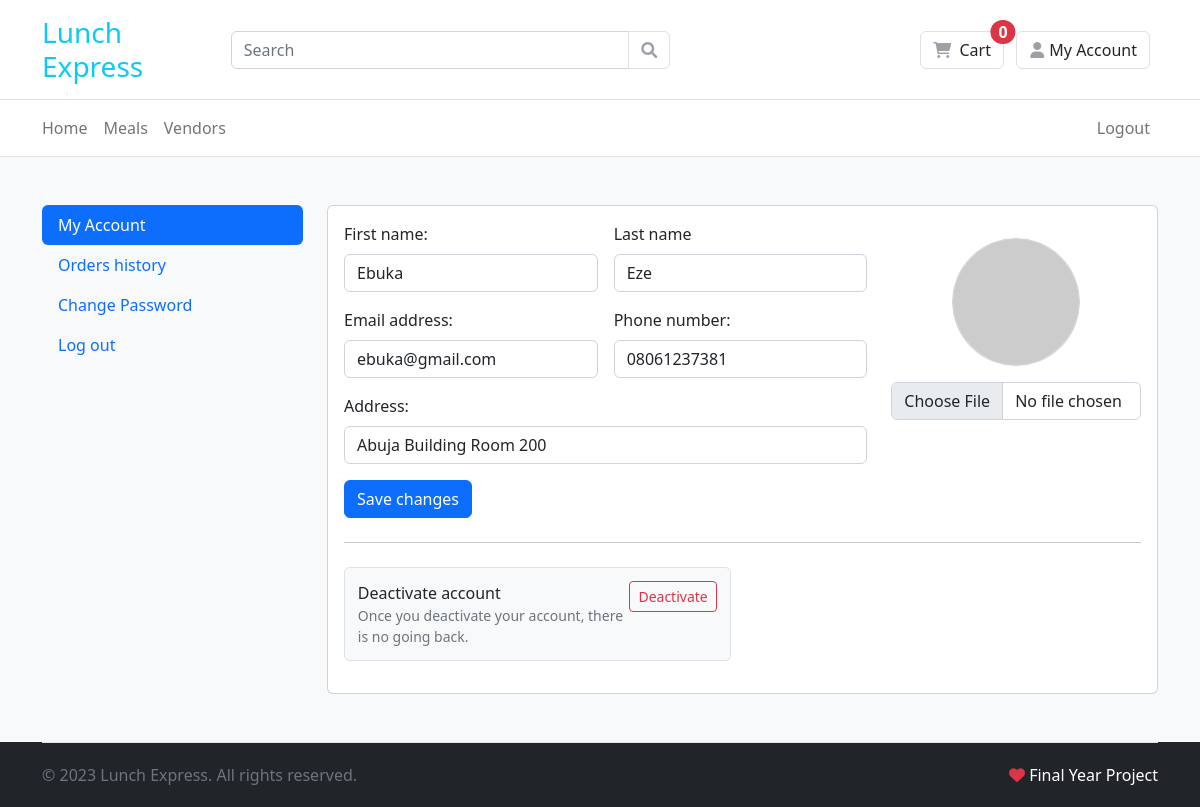
Page /account/customer/ (signed in) on the committed database.
### accounts/models.py (models this page shows, shortened)
class User(AbstractUser):
    is_vendor = models.BooleanField(default=False)
    is_customer = models.BooleanField(default=False)

class Customer(models.Model):
    user = models.OneToOneField(
        User,
        on_delete=models.CASCADE,
        null=True,
        related_name='customer')
    phone_number = models.CharField(
        max_length=20, blank=True, null=True)
    image = models.ImageField(
        upload_to='customer/images', blank=True, null=True)
    address = models.CharField(
        max_length=250, blank=True, null=True)

### accounts/views.py (the view)
# urls.py: path('customer/', views.customer_account, name='customer'),
@login_required
def customer_account(request):
    if request.user.is_vendor:
        return redirect("accounts:customer")
    if request.method == 'POST':
        user_form = UserForm(
            request.POST, instance=request.user)
        customer_form = CustomerForm(
            request.POST, request.FILES, instance=request.user.customer)
        if user_form.is_valid() and customer_form.is_valid():
            user_form.save()
            customer_form.save()
            messages.success(request, 'Your account was successully updated.')
            return redirect('accounts:customer')
        else:
            messages.warning(
                request, 'There was an error while updating your account.')
    else:
        user_form = UserForm(instance=request.user)
        customer_form = CustomerForm(instance=request.user.customer)
    template = 'customer/account.html'
    context = {
        'user_form': user_form,
        'customer_form': customer_form,
    }
    return render(request, template, context)

### accounts/forms.py
class UserForm(forms.ModelForm):
    def __init__(self, *args, **kwargs):
        super().__init__(*args, **kwargs)
        for field in self.visible_fields():
            field.field.widget.attrs['class'] = 'form-control'
    class Meta:
        model = User
        fields = ['first_name', 'last_name', 'email']

class CustomerForm(forms.ModelForm):
    class Meta:
        model = Customer
        fields = ['phone_number', 'address', 'image']

### carts/cart.py (called while the page is built)
    def __len__(self):
        return sum(item['quantity'] for item in self.cart.values())

### carts/context_processors.py (called while the page is built)
def cart(request):
    return {'cart': Cart(request)}

### templates/customer/account.html (shortened to what this page needs)
{% extends 'base.html' %}
{% block content %}
<section class="py-5 bg-light">
    <div class="container">
        <div class="row">
            {% include "partials/_customer_nav.html" %}
            <div class="col-lg-9">
                <article class="card">
                    <div class="card-body">
                        <form method="post" action="" enctype="multipart/form-data">
                            <div class="row">
                                <div class="col-lg-8">
                                    <div class="row gx-3">
                                        <div class="col-6 mb-3">
                                            <label for="id_first_name" class="form-label">First name:</label>
                                            <input type="text" name="first_name" maxlength="150" placeholder="Enter your first name" class="form-control {% if user_form.first_name.errors %}is-invalid{% endif %}" id="id_first_name" {% if user_form.first_name.value != None %}value="{{ user_form.first_name.value|stringformat:'s' }}"{% endif %}>
                                        </div>
                                        <div class="col-6 mb-3">
                                            <label class="form-label" for="id_last_name">Last name</label>
                                            <input type="text" name="last_name" maxlength="150" placeholder="Enter your last name" class="form-control {% if user_form.last_name.errors %}is-invalid{% endif %}" id="id_last_name" {% if user_form.last_name.value != None %}value="{{ user_form.last_name.value|stringformat:'s' }}"{% endif %}>
                                        </div>
                                        <div class="col-lg-6 col-md-6 mb-3">
                                            <label class="form-label" for="id_email">Email address:</label>
                                            <input type="email" name="email" maxlength="254" placeholder="Enter your email" class="form-control {% if user_form.email.errors %}is-invalid{% endif %}" id="id_email" {% if user_form.email.value != None %}value="{{ user_form.email.value|stringformat:'s' }}"{% endif %}>
                                        </div>
                                        <div class="col-lg-6 col-md-6 mb-3">
                                            <label class="form-label" for="id_phone_number">Phone number:</label>
                                            <input class="form-control {% if customer_form.phone_number.errors %}is-invalid{% endif %}" name="phone_number" id="id_phone_number" maxlength="20" type="tel" placeholder="Enter your phone number" {% if customer_form.phone_number.value != None %}value="{{ customer_form.phone_number.value|stringformat:'s' }}"{% endif %}>
                                        </div>
                                        <div class="col-lg-12 mb-3">
                                            <label class="form-label" for="id_address">Address:</label>
                                            <input class="form-control {% if customer_form.address.errors %}is-invalid{% endif %}" name="address" maxlength="600" type="text" placeholder="Enter your primary address" id="id_address" {% if customer_form.address.value != None %}value="{{ customer_form.address.value|stringformat:'s' }}"{% endif %}>
                                        </div>
                                    </div>
                                </div>
                                <aside class="col-lg-4">
                                    <div class="text-lg-center mt-3">
                                        <img class="img-lg mb-3 img-avatar" src="{% if user.customer.image %}{{ user.customer.image.url }}{% else %}https://via.placeholder.com/70x70{% endif %}" alt="User Photo">
                                        <div>
                                            <input type="file" name="image" accept="image/*" id="id_image" class="form-control" value="Upload">
                                        </div>
                                    </div>
                                </aside>
                            </div>
                            <button class="btn btn-primary" type="submit">Save changes</button>
                        </form>
                        <hr class="my-4">
                        <div class="row">
                            <div class="col-md-6">
                                <article class="box mb-3 bg-light">
                                    <a class="btn float-end btn-outline-danger btn-sm" href="{% url 'accounts:deactivate' %}">Deactivate</a>
                                    <p class="title mb-0">Deactivate account</p>
                                    <small class="text-muted d-block">Once you deactivate your account, there is no going back.</small>
                                </article>
                            </div>
                        </div>
                    </div>
                </article>
            </div>
        </div>
    </div>
</section>
{% endblock %}

### static/css/ui.css (style rules this page uses)
.img-xs, .img-sm, .img-md, .img-lg { display: inline-block; -o-object-fit: cover; object-fit: cover; flex-shrink: 0; flex-grow: 0 }
.img-lg { width: 128px; height: 128px }
.img-avatar { border-radius: 100%; border: 1px solid rgba(33, 37, 41, .2) }
.box { padding: .8rem; border-radius: .35rem; border: 1px solid #dee2e6 }

### rows in the picture
User: first_name "Ebuka", last_name "Eze", email "ebuka@gmail.com"
Customer: phone_number "08061237381", address "Abuja Building Room 200"
